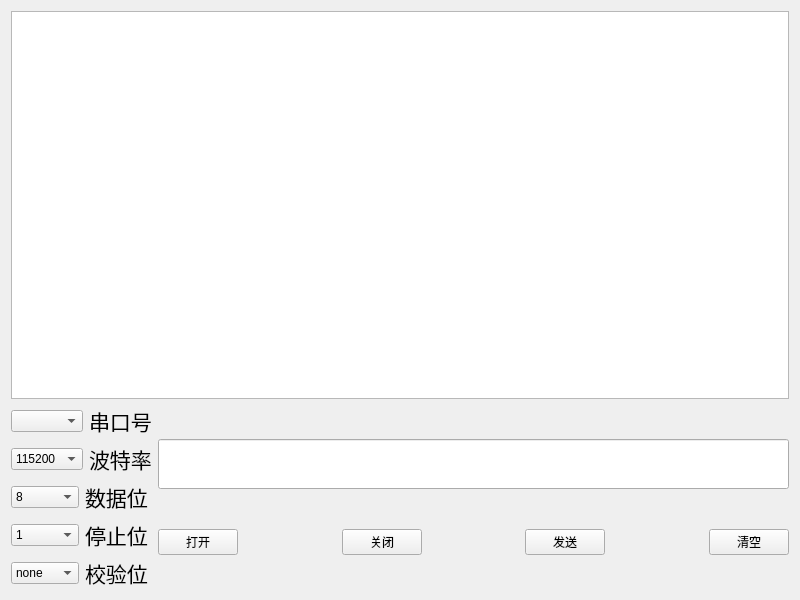
<?xml version="1.0" encoding="UTF-8"?>
<ui version="4.0">
 <class>Widget</class>
 <widget class="QWidget" name="Widget">
  <property name="geometry">
   <rect>
    <x>0</x>
    <y>0</y>
    <width>800</width>
    <height>600</height>
   </rect>
  </property>
  <property name="windowTitle">
   <string>Widget</string>
  </property>
  <layout class="QGridLayout" name="gridLayout_3">
   <item row="0" column="0">
    <layout class="QGridLayout" name="gridLayout_2">
     <item row="0" column="0">
      <widget class="QPlainTextEdit" name="RecvEdit">
       <property name="readOnly">
        <bool>true</bool>
       </property>
      </widget>
     </item>
     <item row="1" column="0">
      <layout class="QHBoxLayout" name="horizontalLayout_7">
       <item>
        <layout class="QGridLayout" name="gridLayout">
         <item row="4" column="0">
          <layout class="QHBoxLayout" name="horizontalLayout_5">
           <item>
            <widget class="QComboBox" name="CheckBitsComboBox">
             <item>
              <property name="text">
               <string>none</string>
              </property>
             </item>
            </widget>
           </item>
           <item>
            <widget class="QLabel" name="label_4">
             <property name="font">
              <font>
               <pointsize>16</pointsize>
              </font>
             </property>
             <property name="text">
              <string>校验位</string>
             </property>
            </widget>
           </item>
          </layout>
         </item>
         <item row="0" column="0">
          <layout class="QHBoxLayout" name="horizontalLayout">
           <item>
            <widget class="QComboBox" name="SerialComboBox"/>
           </item>
           <item>
            <widget class="QLabel" name="label">
             <property name="font">
              <font>
               <pointsize>16</pointsize>
              </font>
             </property>
             <property name="text">
              <string>串口号</string>
             </property>
            </widget>
           </item>
          </layout>
         </item>
         <item row="2" column="0">
          <layout class="QHBoxLayout" name="horizontalLayout_3">
           <item>
            <widget class="QComboBox" name="DataBitsComboBox">
             <property name="currentIndex">
              <number>0</number>
             </property>
             <item>
              <property name="text">
               <string>8</string>
              </property>
             </item>
             <item>
              <property name="text">
               <string>7</string>
              </property>
             </item>
             <item>
              <property name="text">
               <string>6</string>
              </property>
             </item>
             <item>
              <property name="text">
               <string>5</string>
              </property>
             </item>
            </widget>
           </item>
           <item>
            <widget class="QLabel" name="label_5">
             <property name="font">
              <font>
               <pointsize>16</pointsize>
              </font>
             </property>
             <property name="text">
              <string>数据位</string>
             </property>
            </widget>
           </item>
          </layout>
         </item>
         <item row="1" column="0">
          <layout class="QHBoxLayout" name="horizontalLayout_2">
           <item>
            <widget class="QComboBox" name="BaudRateComboBox">
             <item>
              <property name="text">
               <string>115200</string>
              </property>
             </item>
             <item>
              <property name="text">
               <string>9600</string>
              </property>
             </item>
             <item>
              <property name="text">
               <string>4800</string>
              </property>
             </item>
            </widget>
           </item>
           <item>
            <widget class="QLabel" name="label_2">
             <property name="font">
              <font>
               <pointsize>16</pointsize>
              </font>
             </property>
             <property name="text">
              <string>波特率</string>
             </property>
            </widget>
           </item>
          </layout>
         </item>
         <item row="3" column="0">
          <layout class="QHBoxLayout" name="horizontalLayout_4">
           <item>
            <widget class="QComboBox" name="StopBitsComboBox">
             <item>
              <property name="text">
               <string>1</string>
              </property>
             </item>
             <item>
              <property name="text">
               <string>1.5</string>
              </property>
             </item>
             <item>
              <property name="text">
               <string>2</string>
              </property>
             </item>
            </widget>
           </item>
           <item>
            <widget class="QLabel" name="label_3">
             <property name="font">
              <font>
               <pointsize>16</pointsize>
              </font>
             </property>
             <property name="text">
              <string>停止位</string>
             </property>
            </widget>
           </item>
          </layout>
         </item>
        </layout>
       </item>
       <item>
        <layout class="QVBoxLayout" name="verticalLayout">
         <item>
          <widget class="QLineEdit" name="SendEdit">
           <property name="minimumSize">
            <size>
             <width>70</width>
             <height>50</height>
            </size>
           </property>
          </widget>
         </item>
         <item>
          <layout class="QHBoxLayout" name="horizontalLayout_6">
           <item>
            <widget class="QPushButton" name="OpenButton">
             <property name="text">
              <string>打开</string>
             </property>
            </widget>
           </item>
           <item>
            <spacer name="horizontalSpacer">
             <property name="orientation">
              <enum>Qt::Horizontal</enum>
             </property>
             <property name="sizeHint" stdset="0">
              <size>
               <width>40</width>
               <height>20</height>
              </size>
             </property>
            </spacer>
           </item>
           <item>
            <widget class="QPushButton" name="CloseButton">
             <property name="text">
              <string>关闭</string>
             </property>
            </widget>
           </item>
           <item>
            <spacer name="horizontalSpacer_2">
             <property name="orientation">
              <enum>Qt::Horizontal</enum>
             </property>
             <property name="sizeHint" stdset="0">
              <size>
               <width>40</width>
               <height>20</height>
              </size>
             </property>
            </spacer>
           </item>
           <item>
            <widget class="QPushButton" name="SendButton">
             <property name="text">
              <string>发送</string>
             </property>
            </widget>
           </item>
           <item>
            <spacer name="horizontalSpacer_3">
             <property name="orientation">
              <enum>Qt::Horizontal</enum>
             </property>
             <property name="sizeHint" stdset="0">
              <size>
               <width>40</width>
               <height>20</height>
              </size>
             </property>
            </spacer>
           </item>
           <item>
            <widget class="QPushButton" name="ClearButton">
             <property name="text">
              <string>清空</string>
             </property>
            </widget>
           </item>
          </layout>
         </item>
        </layout>
       </item>
      </layout>
     </item>
    </layout>
   </item>
  </layout>
 </widget>
 <resources/>
 <connections/>
</ui>
